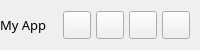
           <widget class="QFrame" name="contentTopBg">
            <property name="minimumSize">
             <size>
              <width>0</width>
              <height>50</height>
             </size>
            </property>
            <property name="maximumSize">
             <size>
              <width>16777215</width>
              <height>50</height>
             </size>
            </property>
            <property name="frameShape">
             <enum>QFrame::NoFrame</enum>
            </property>
            <property name="frameShadow">
             <enum>QFrame::Raised</enum>
            </property>
            <layout class="QHBoxLayout" name="horizontalLayout">
             <property name="spacing">
              <number>0</number>
             </property>
             <property name="leftMargin">
              <number>0</number>
             </property>
             <property name="topMargin">
              <number>0</number>
             </property>
             <property name="rightMargin">
              <number>10</number>
             </property>
             <property name="bottomMargin">
              <number>0</number>
             </property>
             <item>
              <widget class="QFrame" name="leftBox">
               <property name="sizePolicy">
                <sizepolicy hsizetype="Expanding" vsizetype="Preferred">
                 <horstretch>0</horstretch>
                 <verstretch>0</verstretch>
                </sizepolicy>
               </property>
               <property name="frameShape">
                <enum>QFrame::NoFrame</enum>
               </property>
               <property name="frameShadow">
                <enum>QFrame::Raised</enum>
               </property>
               <layout class="QHBoxLayout" name="horizontalLayout_3">
                <property name="spacing">
                 <number>0</number>
                </property>
                <property name="leftMargin">
                 <number>0</number>
                </property>
                <property name="topMargin">
                 <number>0</number>
                </property>
                <property name="rightMargin">
                 <number>0</number>
                </property>
                <property name="bottomMargin">
                 <number>0</number>
                </property>
                <item>
                 <widget class="QLabel" name="titleRightInfo">
                  <property name="sizePolicy">
                   <sizepolicy hsizetype="Preferred" vsizetype="Expanding">
                    <horstretch>0</horstretch>
                    <verstretch>0</verstretch>
                   </sizepolicy>
                  </property>
                  <property name="maximumSize">
                   <size>
                    <width>16777215</width>
                    <height>45</height>
                   </size>
                  </property>
                  <property name="font">
                   <font>
                    <family>Yu Gothic</family>
                    <pointsize>10</pointsize>
                    <italic>false</italic>
                    <bold>false</bold>
                   </font>
                  </property>
                  <property name="text">
                   <string>My App</string>
                  </property>
                  <property name="alignment">
                   <set>Qt::AlignLeading|Qt::AlignLeft|Qt::AlignVCenter</set>
                  </property>
                 </widget>
                </item>
               </layout>
              </widget>
             </item>
             <item alignment="Qt::AlignRight">
              <widget class="QFrame" name="rightButtons">
               <property name="minimumSize">
                <size>
                 <width>0</width>
                 <height>28</height>
                </size>
               </property>
               <property name="frameShape">
                <enum>QFrame::NoFrame</enum>
               </property>
               <property name="frameShadow">
                <enum>QFrame::Raised</enum>
               </property>
               <layout class="QHBoxLayout" name="horizontalLayout_2">
                <property name="spacing">
                 <number>5</number>
                </property>
                <property name="leftMargin">
                 <number>0</number>
                </property>
                <property name="topMargin">
                 <number>0</number>
                </property>
                <property name="rightMargin">
                 <number>0</number>
                </property>
                <property name="bottomMargin">
                 <number>0</number>
                </property>
                <item>
                 <widget class="QPushButton" name="settingsTopBtn">
                  <property name="minimumSize">
                   <size>
                    <width>28</width>
                    <height>28</height>
                   </size>
                  </property>
                  <property name="maximumSize">
                   <size>
                    <width>28</width>
                    <height>28</height>
                   </size>
                  </property>
                  <property name="cursor">
                   <cursorShape>PointingHandCursor</cursorShape>
                  </property>
                  <property name="toolTip">
                   <string>Settings</string>
                  </property>
                  <property name="text">
                   <string/>
                  </property>
                  <property name="icon">
                   <iconset resource="resources.qrc">
                    <normaloff>:/icons/images/icons/icon_settings.png</normaloff>:/icons/images/icons/icon_settings.png</iconset>
                  </property>
                  <property name="iconSize">
                   <size>
                    <width>20</width>
                    <height>20</height>
                   </size>
                  </property>
                 </widget>
                </item>
                <item>
                 <widget class="QPushButton" name="minimizeAppBtn">
                  <property name="minimumSize">
                   <size>
                    <width>28</width>
                    <height>28</height>
                   </size>
                  </property>
                  <property name="maximumSize">
                   <size>
                    <width>28</width>
                    <height>28</height>
                   </size>
                  </property>
                  <property name="cursor">
                   <cursorShape>PointingHandCursor</cursorShape>
                  </property>
                  <property name="toolTip">
                   <string>Minimize</string>
                  </property>
                  <property name="text">
                   <string/>
                  </property>
                  <property name="icon">
                   <iconset resource="resources.qrc">
                    <normaloff>:/icons/images/icons/icon_minimize.png</normaloff>:/icons/images/icons/icon_minimize.png</iconset>
                  </property>
                  <property name="iconSize">
                   <size>
                    <width>20</width>
                    <height>20</height>
                   </size>
                  </property>
                 </widget>
                </item>
                <item>
                 <widget class="QPushButton" name="maximizeRestoreAppBtn">
                  <property name="minimumSize">
                   <size>
                    <width>28</width>
                    <height>28</height>
                   </size>
                  </property>
                  <property name="maximumSize">
                   <size>
                    <width>28</width>
                    <height>28</height>
                   </size>
                  </property>
                  <property name="font">
                   <font>
                    <family>Yu Gothic</family>
                    <pointsize>10</pointsize>
                    <italic>false</italic>
                    <bold>false</bold>
                    <stylestrategy>PreferDefault</stylestrategy>
                   </font>
                  </property>
                  <property name="cursor">
                   <cursorShape>PointingHandCursor</cursorShape>
                  </property>
                  <property name="toolTip">
                   <string>Maximize</string>
                  </property>
                  <property name="text">
                   <string/>
                  </property>
                  <property name="icon">
                   <iconset resource="resources.qrc">
                    <normaloff>:/icons/images/icons/icon_maximize.png</normaloff>:/icons/images/icons/icon_maximize.png</iconset>
                  </property>
                  <property name="iconSize">
                   <size>
                    <width>20</width>
                    <height>20</height>
                   </size>
                  </property>
                 </widget>
                </item>
                <item>
                 <widget class="QPushButton" name="closeAppBtn">
                  <property name="minimumSize">
                   <size>
                    <width>28</width>
                    <height>28</height>
                   </size>
                  </property>
                  <property name="maximumSize">
                   <size>
                    <width>28</width>
                    <height>28</height>
                   </size>
                  </property>
                  <property name="cursor">
                   <cursorShape>PointingHandCursor</cursorShape>
                  </property>
                  <property name="toolTip">
                   <string>Close</string>
                  </property>
                  <property name="text">
                   <string/>
                  </property>
                  <property name="icon">
                   <iconset resource="resources.qrc">
                    <normaloff>:/icons/images/icons/icon_close.png</normaloff>:/icons/images/icons/icon_close.png</iconset>
                  </property>
                  <property name="iconSize">
                   <size>
                    <width>20</width>
                    <height>20</height>
                   </size>
                  </property>
                 </widget>
                </item>
               </layout>
              </widget>
             </item>
            </layout>
           </widget>
